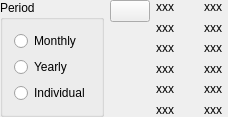
<?xml version="1.0" encoding="UTF-8"?>
<ui version="4.0">
 <class>KBudgetValuesDecl</class>
 <widget class="QWidget" name="KBudgetValuesDecl">
  <property name="geometry">
   <rect>
    <x>0</x>
    <y>0</y>
    <width>228</width>
    <height>111</height>
   </rect>
  </property>
  <layout class="QGridLayout">
   <property name="margin">
    <number>0</number>
   </property>
   <item row="0" column="0" rowspan="6">
    <widget class="QGroupBox" name="periodGroupBox">
     <property name="title">
      <string>Period</string>
     </property>
     <layout class="QVBoxLayout">
      <item>
       <widget class="QRadioButton" name="m_monthlyButton">
        <property name="text">
         <string comment="@action timeframe of the budget">Monthly</string>
        </property>
        <attribute name="buttonGroup">
         <string>m_periodGroup</string>
        </attribute>
       </widget>
      </item>
      <item>
       <widget class="QRadioButton" name="m_yearlyButton">
        <property name="text">
         <string comment="@action timeframe of the budget">Yearly</string>
        </property>
        <attribute name="buttonGroup">
         <string>m_periodGroup</string>
        </attribute>
       </widget>
      </item>
      <item>
       <widget class="QRadioButton" name="m_individualButton">
        <property name="text">
         <string comment="@action timeframe of the budget. month-by-month budget">Individual</string>
        </property>
        <attribute name="buttonGroup">
         <string>m_periodGroup</string>
        </attribute>
       </widget>
      </item>
      <item>
       <spacer name="spacer10">
        <property name="orientation">
         <enum>Qt::Vertical</enum>
        </property>
        <property name="sizeType">
         <enum>QSizePolicy::Expanding</enum>
        </property>
        <property name="sizeHint" stdset="0">
         <size>
          <width>20</width>
          <height>21</height>
         </size>
        </property>
       </spacer>
      </item>
     </layout>
    </widget>
   </item>
   <item row="0" column="1" rowspan="6">
    <layout class="QVBoxLayout">
     <item>
      <widget class="KPushButton" name="m_clearButton">
       <property name="text">
        <string/>
       </property>
      </widget>
     </item>
     <item>
      <spacer name="spacer7">
       <property name="orientation">
        <enum>Qt::Vertical</enum>
       </property>
       <property name="sizeType">
        <enum>QSizePolicy::Expanding</enum>
       </property>
       <property name="sizeHint" stdset="0">
        <size>
         <width>20</width>
         <height>21</height>
        </size>
       </property>
      </spacer>
     </item>
    </layout>
   </item>
   <item row="0" column="2">
    <widget class="QLabel" name="m_label1">
     <property name="text">
      <string>xxx</string>
     </property>
     <property name="wordWrap">
      <bool>false</bool>
     </property>
    </widget>
   </item>
   <item row="0" column="3">
    <widget class="QStackedWidget" name="m_firstItemStack">
     <property name="sizePolicy">
      <sizepolicy hsizetype="Preferred" vsizetype="Fixed">
       <horstretch>0</horstretch>
       <verstretch>0</verstretch>
      </sizepolicy>
     </property>
     <widget class="QWidget" name="m_monthlyPage">
      <layout class="QHBoxLayout">
       <property name="margin">
        <number>0</number>
       </property>
       <item>
        <widget class="kMyMoneyEdit" name="m_amountMonthly" native="true">
         <property name="resetButtonVisibility" stdset="0">
          <bool>false</bool>
         </property>
        </widget>
       </item>
      </layout>
     </widget>
     <widget class="QWidget" name="m_yearlyPage">
      <layout class="QHBoxLayout">
       <property name="margin">
        <number>0</number>
       </property>
       <item>
        <widget class="kMyMoneyEdit" name="m_amountYearly" native="true">
         <property name="resetButtonVisibility" stdset="0">
          <bool>false</bool>
         </property>
        </widget>
       </item>
      </layout>
     </widget>
     <widget class="QWidget" name="m_individualPage">
      <layout class="QHBoxLayout">
       <property name="margin">
        <number>0</number>
       </property>
       <item>
        <widget class="kMyMoneyEdit" name="m_amount1" native="true">
         <property name="resetButtonVisibility" stdset="0">
          <bool>false</bool>
         </property>
        </widget>
       </item>
      </layout>
     </widget>
    </widget>
   </item>
   <item row="1" column="2">
    <widget class="QLabel" name="m_label2">
     <property name="text">
      <string>xxx</string>
     </property>
     <property name="wordWrap">
      <bool>false</bool>
     </property>
    </widget>
   </item>
   <item row="1" column="3">
    <widget class="kMyMoneyEdit" name="m_amount2" native="true">
     <property name="resetButtonVisibility" stdset="0">
      <bool>false</bool>
     </property>
    </widget>
   </item>
   <item row="2" column="2">
    <widget class="QLabel" name="m_label3">
     <property name="text">
      <string>xxx</string>
     </property>
     <property name="wordWrap">
      <bool>false</bool>
     </property>
    </widget>
   </item>
   <item row="2" column="3">
    <widget class="kMyMoneyEdit" name="m_amount3" native="true">
     <property name="resetButtonVisibility" stdset="0">
      <bool>false</bool>
     </property>
    </widget>
   </item>
   <item row="3" column="2">
    <widget class="QLabel" name="m_label4">
     <property name="text">
      <string>xxx</string>
     </property>
     <property name="wordWrap">
      <bool>false</bool>
     </property>
    </widget>
   </item>
   <item row="3" column="3">
    <widget class="kMyMoneyEdit" name="m_amount4" native="true">
     <property name="resetButtonVisibility" stdset="0">
      <bool>false</bool>
     </property>
    </widget>
   </item>
   <item row="4" column="2">
    <widget class="QLabel" name="m_label5">
     <property name="text">
      <string>xxx</string>
     </property>
     <property name="wordWrap">
      <bool>false</bool>
     </property>
    </widget>
   </item>
   <item row="4" column="3">
    <widget class="kMyMoneyEdit" name="m_amount5" native="true">
     <property name="resetButtonVisibility" stdset="0">
      <bool>false</bool>
     </property>
    </widget>
   </item>
   <item row="5" column="2">
    <widget class="QLabel" name="m_label6">
     <property name="text">
      <string>xxx</string>
     </property>
     <property name="wordWrap">
      <bool>false</bool>
     </property>
    </widget>
   </item>
   <item row="5" column="3">
    <widget class="kMyMoneyEdit" name="m_amount6" native="true">
     <property name="resetButtonVisibility" stdset="0">
      <bool>false</bool>
     </property>
    </widget>
   </item>
   <item row="0" column="4">
    <widget class="QLabel" name="m_label7">
     <property name="text">
      <string>xxx</string>
     </property>
     <property name="wordWrap">
      <bool>false</bool>
     </property>
    </widget>
   </item>
   <item row="0" column="5">
    <widget class="kMyMoneyEdit" name="m_amount7" native="true">
     <property name="resetButtonVisibility" stdset="0">
      <bool>false</bool>
     </property>
    </widget>
   </item>
   <item row="1" column="4">
    <widget class="QLabel" name="m_label8">
     <property name="text">
      <string>xxx</string>
     </property>
     <property name="wordWrap">
      <bool>false</bool>
     </property>
    </widget>
   </item>
   <item row="1" column="5">
    <widget class="kMyMoneyEdit" name="m_amount8" native="true">
     <property name="resetButtonVisibility" stdset="0">
      <bool>false</bool>
     </property>
    </widget>
   </item>
   <item row="2" column="4">
    <widget class="QLabel" name="m_label9">
     <property name="text">
      <string>xxx</string>
     </property>
     <property name="wordWrap">
      <bool>false</bool>
     </property>
    </widget>
   </item>
   <item row="2" column="5">
    <widget class="kMyMoneyEdit" name="m_amount9" native="true">
     <property name="resetButtonVisibility" stdset="0">
      <bool>false</bool>
     </property>
    </widget>
   </item>
   <item row="3" column="4">
    <widget class="QLabel" name="m_label10">
     <property name="text">
      <string>xxx</string>
     </property>
     <property name="wordWrap">
      <bool>false</bool>
     </property>
    </widget>
   </item>
   <item row="3" column="5">
    <widget class="kMyMoneyEdit" name="m_amount10" native="true">
     <property name="resetButtonVisibility" stdset="0">
      <bool>false</bool>
     </property>
    </widget>
   </item>
   <item row="4" column="4">
    <widget class="QLabel" name="m_label11">
     <property name="text">
      <string>xxx</string>
     </property>
     <property name="wordWrap">
      <bool>false</bool>
     </property>
    </widget>
   </item>
   <item row="4" column="5">
    <widget class="kMyMoneyEdit" name="m_amount11" native="true">
     <property name="resetButtonVisibility" stdset="0">
      <bool>false</bool>
     </property>
    </widget>
   </item>
   <item row="5" column="4">
    <widget class="QLabel" name="m_label12">
     <property name="text">
      <string>xxx</string>
     </property>
     <property name="wordWrap">
      <bool>false</bool>
     </property>
    </widget>
   </item>
   <item row="5" column="5">
    <widget class="kMyMoneyEdit" name="m_amount12" native="true">
     <property name="resetButtonVisibility" stdset="0">
      <bool>false</bool>
     </property>
    </widget>
   </item>
  </layout>
 </widget>
 <layoutdefault spacing="6" margin="11"/>
 <customwidgets>
  <customwidget>
   <class>KPushButton</class>
   <extends>QPushButton</extends>
   <header>kpushbutton.h</header>
  </customwidget>
  <customwidget>
   <class>kMyMoneyEdit</class>
   <extends>QWidget</extends>
   <header>kmymoneyedit.h</header>
  </customwidget>
 </customwidgets>
 <tabstops>
  <tabstop>m_monthlyButton</tabstop>
  <tabstop>m_yearlyButton</tabstop>
  <tabstop>m_individualButton</tabstop>
  <tabstop>m_clearButton</tabstop>
  <tabstop>m_amount1</tabstop>
  <tabstop>m_amountMonthly</tabstop>
  <tabstop>m_amountYearly</tabstop>
  <tabstop>m_amount2</tabstop>
  <tabstop>m_amount3</tabstop>
  <tabstop>m_amount4</tabstop>
  <tabstop>m_amount5</tabstop>
  <tabstop>m_amount6</tabstop>
  <tabstop>m_amount7</tabstop>
  <tabstop>m_amount8</tabstop>
  <tabstop>m_amount9</tabstop>
  <tabstop>m_amount10</tabstop>
  <tabstop>m_amount11</tabstop>
  <tabstop>m_amount12</tabstop>
 </tabstops>
 <resources/>
 <connections/>
 <buttongroups>
  <buttongroup name="m_periodGroup"/>
 </buttongroups>
</ui>
